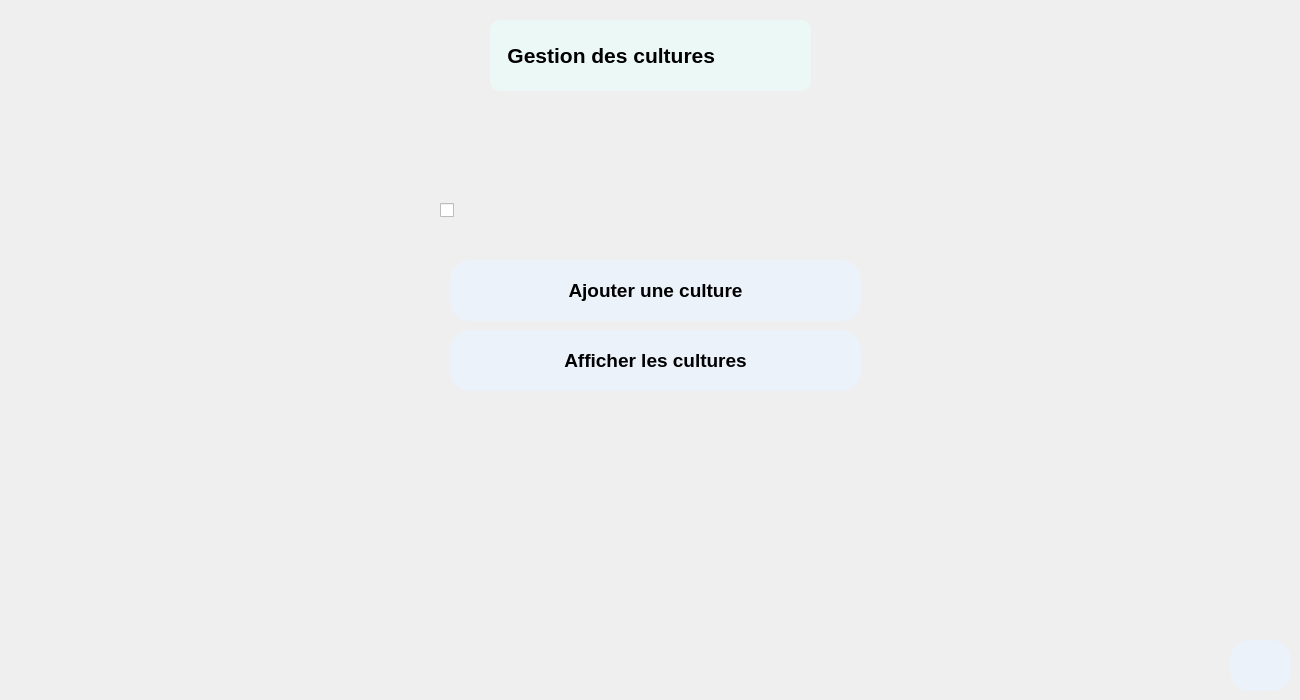
       <widget class="QWidget" name="culturesAcceuil_2">
        <widget class="QPushButton" name="employesBtnPage_6">
         <property name="geometry">
          <rect>
           <x>450</x>
           <y>330</y>
           <width>411</width>
           <height>61</height>
          </rect>
         </property>
         <property name="font">
          <font>
           <pointsize>14</pointsize>
           <weight>75</weight>
           <bold>true</bold>
          </font>
         </property>
         <property name="styleSheet">
          <string notr="true">QPushButton{
background: #EBF2FA;
color: black;
border-radius: 20px;
}  
QPushButton:hover
{
color: white;
background: #0FAC71;
} </string>
         </property>
         <property name="text">
          <string>Afficher les cultures</string>
         </property>
        </widget>
        <widget class="QPushButton" name="ajouterCulturesPageBtn_3">
         <property name="geometry">
          <rect>
           <x>450</x>
           <y>260</y>
           <width>411</width>
           <height>61</height>
          </rect>
         </property>
         <property name="font">
          <font>
           <pointsize>14</pointsize>
           <weight>75</weight>
           <bold>true</bold>
          </font>
         </property>
         <property name="styleSheet">
          <string notr="true">QPushButton{
background: #EBF2FA;
color: black;
border-radius: 20px;
}  
QPushButton:hover
{
color: white;
background: #0FAC71;
} </string>
         </property>
         <property name="text">
          <string>Ajouter une culture</string>
         </property>
        </widget>
        <widget class="QLabel" name="label_35">
         <property name="geometry">
          <rect>
           <x>490</x>
           <y>20</y>
           <width>321</width>
           <height>71</height>
          </rect>
         </property>
         <property name="font">
          <font>
           <pointsize>16</pointsize>
           <weight>75</weight>
           <bold>true</bold>
          </font>
         </property>
         <property name="styleSheet">
          <string notr="true">QLabel{
background: #ecf8f6;
color: black;
border-radius: 10px;
}</string>
         </property>
         <property name="text">
          <string>   Gestion des cultures</string>
         </property>
        </widget>
        <widget class="QPushButton" name="backMenuIrr_10">
         <property name="geometry">
          <rect>
           <x>1230</x>
           <y>640</y>
           <width>61</width>
           <height>51</height>
          </rect>
         </property>
         <property name="font">
          <font>
           <pointsize>14</pointsize>
           <weight>75</weight>
           <bold>true</bold>
          </font>
         </property>
         <property name="styleSheet">
          <string notr="true">QPushButton{
background: #EBF2FA;
color: black;
border-radius: 20px;
}  
QPushButton:hover
{
color: white;
background: #0FAC71;
} </string>
         </property>
         <property name="text">
          <string/>
         </property>
         <property name="icon">
          <iconset resource="icon.qrc">
           <normaloff>:/icons/icon/log-out.svg</normaloff>:/icons/icon/log-out.svg</iconset>
         </property>
         <property name="iconSize">
          <size>
           <width>30</width>
           <height>30</height>
          </size>
         </property>
        </widget>
        <widget class="QCheckBox" name="ajouterCulturesPageBtn_4">
         <property name="geometry">
          <rect>
           <x>440</x>
           <y>180</y>
           <width>411</width>
           <height>61</height>
          </rect>
         </property>
         <property name="font">
          <font>
           <pointsize>14</pointsize>
           <weight>75</weight>
           <bold>true</bold>
          </font>
         </property>
         <property name="styleSheet">
          <string notr="true">QPushButton{
background: #EBF2FA;
color: black;
border-radius: 20px;
}  
QPushButton:hover
{
color: white;
background: #0FAC71;
} </string>
         </property>
         <property name="text">
          <string/>
         </property>
        </widget>
       </widget>
